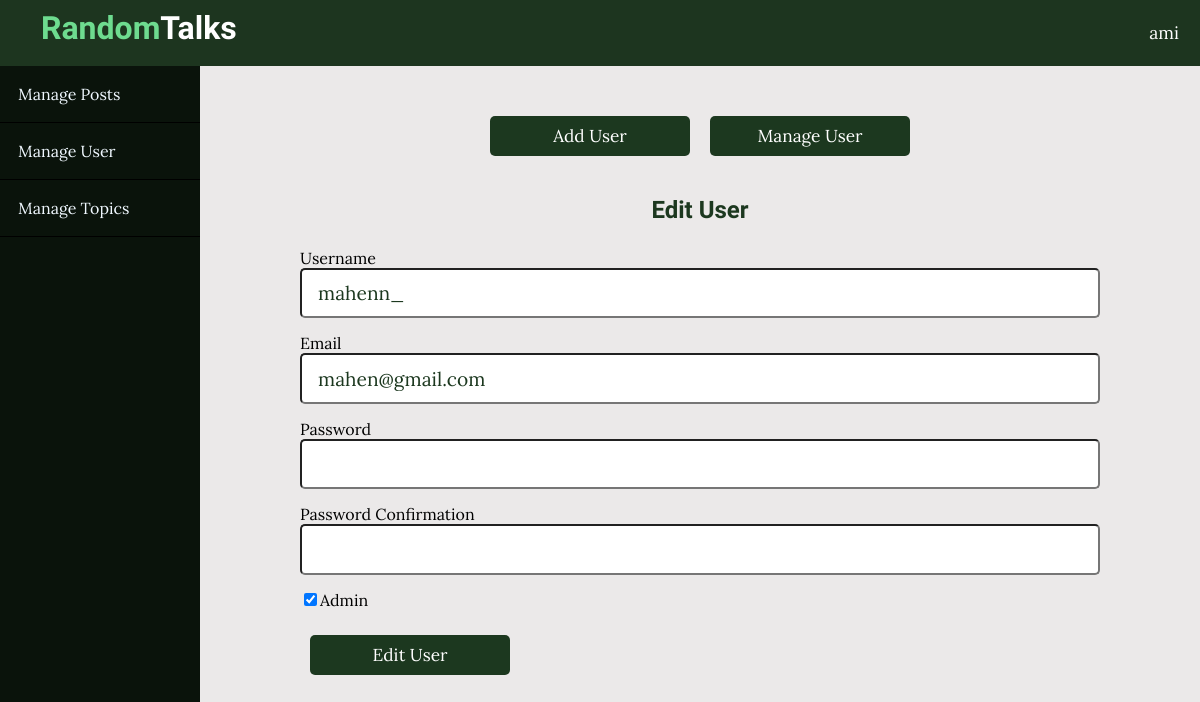
The app's page /admin/users/edit.php?id=16 (signed in), older data.
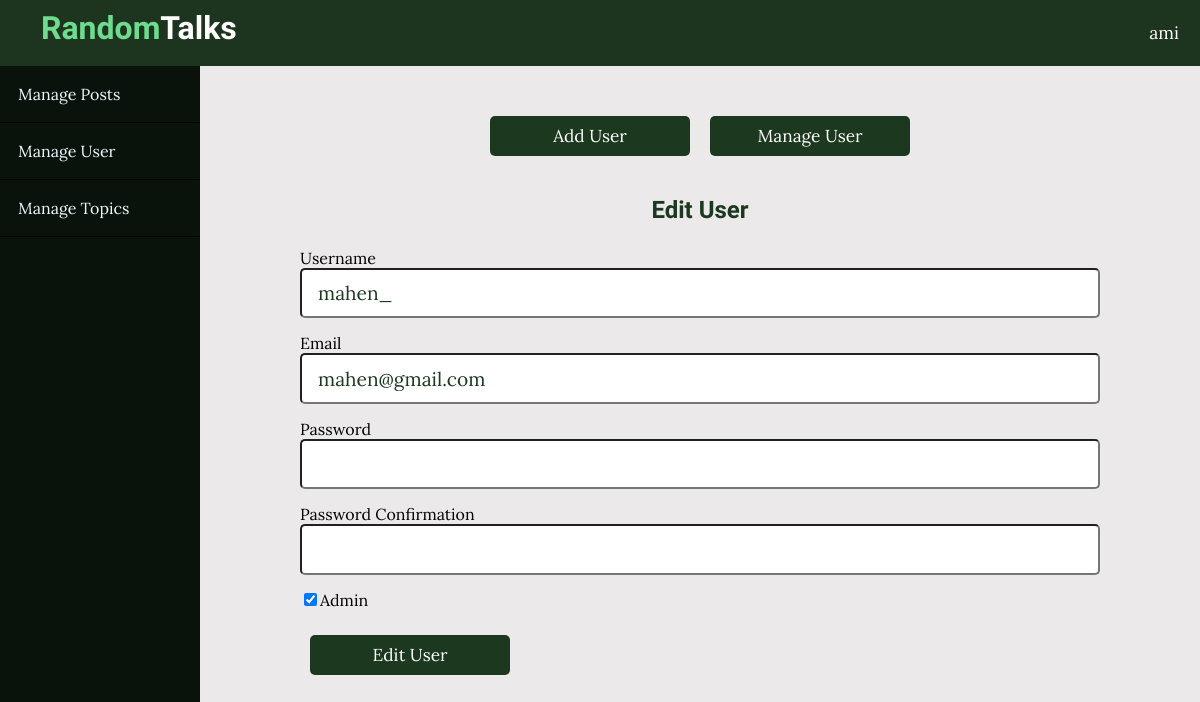
The same page, newer data.
### tables this page shows
CREATE TABLE `users` (
  `id` int(11) NOT NULL,
  `admin` tinyint(4) NOT NULL,
  `username` varchar(255) NOT NULL,
  `email` varchar(255) NOT NULL,
  `password` varchar(255) NOT NULL,
  `created_at` timestamp NOT NULL DEFAULT current_timestamp()
);

### app/controllers/users.php (called while the page is built, shortened)
<?php
include(ROOT_PATH . "/app/database/db.php");
$password = '';
$passwordConf = '';
$table = 'users';
if (isset($_GET['id'])) {
    $id = $_GET['id'];
    $user = selectOne($table, ['id' => $id]);
    $username = $user['username'];
    $admin = $user['admin'] ==1 ? 1 : 0;
    $email = $user['email'];
}

### app/database/db.php (called while the page is built, shortened)
<?php
require('connect.php');
function executeQuery($sql, $data)
{
    global $koneksi;
    $stmt = $koneksi->prepare($sql);
    $values = array_values($data);
    $types = str_repeat('s', count($values));
    $stmt->bind_param($types, ...$values);
    $stmt->execute();
    return $stmt;
}
function selectOne($table, $conditions)
{
    $sql = "SELECT * FROM $table";
    if (!empty($conditions)) {
        $sql .= " WHERE ";
        $i = 0;
        foreach ($conditions as $key => $value) {
            if ($i === 0) {
                $sql .= "$key = ?";
            } else {
                $sql .= " AND $key = ?";
            }
            $i++;
        }
    }
    $sql .= " LIMIT 1";
    $stmt = executeQuery($sql, $conditions);
    if ($stmt) {
        $record = $stmt->get_result()->fetch_assoc();
        return $record;
    } else {
        return null;
    }
}

### admin/users/edit.php (the view, shortened to what this page needs)
<?php include "../../path.php";
include(ROOT_PATH . "/app/controllers/users.php");
?>
<!DOCTYPE html>
<html lang="en">
<head>
    <link rel="stylesheet" href="https://cdn.jsdelivr.net/npm/bootstrap-icons@1.10.5/font/bootstrap-icons.css">
    <link rel="stylesheet" href="../../assets/css/style.css">
    <link rel="stylesheet" href="../../assets/css/admin.css">
    <link rel="stylesheet" href="../../assets/css/admin-mobile.css">
</head>
<body>
<?php include(ROOT_PATH . "/app/includes/adminHeader.php");
?>
    <div class="admin-wrapper">
        <?php include(ROOT_PATH . "/app/includes/adminSidebar.php");
?>
        <div class="admin-content col-md-9 col-sm-12">
            <div class="button-group">
                <a href="create.php" class="btn btn-primary btn-sm">Add User</a>
                <a href="index.php" class="btn btn-primary btn-sm">Manage User</a>
            </div>
            <div class="content">
                <h2 class="page-tittle">Edit User</h2>
                <form action="edit.php" method="post">
                <div>
                        <label>Username</label>
                        <input type="text" name="username" value="<?= $username; ?>" class="text-input">
                    </div>
                    <div>
                        <label>Email</label>
                        <input type="email" name="email" value="<?= $email; ?>" class="text-input">
                    </div>
                    <div>
                        <label>Password</label>
                        <input type="password" name="password" value="<?= $password; ?>" class="text-input">
                    </div>
                    <div>
                        <label>Password Confirmation</label>
                        <input type="password" name="passwordConf" value="<?= $passwordConf; ?>" class="text-input">
                    </div>
                    <div>
                        <?php if (isset($admin)&& $admin ==1) : ?>
                            <label>
                                <input type="checkbox" name="admin" checked>Admin
                            </label>
                        <?php else : ?>
                            <label>
                                <input type="checkbox" name="admin">Admin
                            </label>
                        <?php endif; ?>
                    </div>
                    <button type="submit" name="update-admin" class="btn btn-primary btn-sm">Edit User</button>
                </form>
            </div>
        </div>
    </div>
</body>
</html>

Row changes from the older to the newer data that the page shows:
changed users "mahen@gmail.com": username "mahenn_" → "mahen_"
